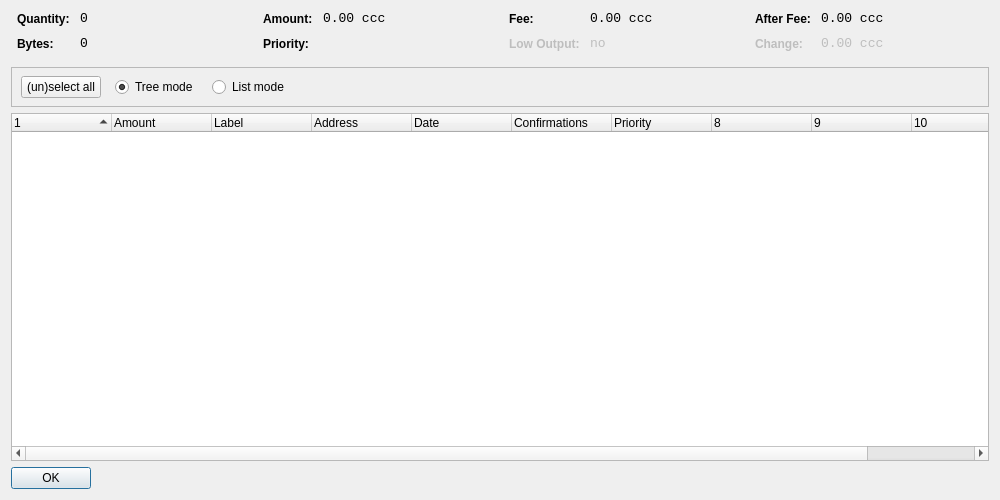
<?xml version="1.0" encoding="UTF-8"?>
<ui version="4.0">
 <class>CoinControlDialog</class>
 <widget class="QDialog" name="CoinControlDialog">
  <property name="geometry">
   <rect>
    <x>0</x>
    <y>0</y>
    <width>1000</width>
    <height>500</height>
   </rect>
  </property>
  <property name="windowTitle">
   <string>Coin Control</string>
  </property>
  <layout class="QVBoxLayout" name="verticalLayout">
   <item>
    <layout class="QHBoxLayout" name="horizontalLayoutTop" stretch="0,0,0,0">
     <property name="topMargin">
      <number>0</number>
     </property>
     <property name="bottomMargin">
      <number>10</number>
     </property>
     <item>
      <layout class="QFormLayout" name="formLayoutCoinControl1">
       <property name="horizontalSpacing">
        <number>10</number>
       </property>
       <property name="verticalSpacing">
        <number>10</number>
       </property>
       <property name="leftMargin">
        <number>6</number>
       </property>
       <property name="rightMargin">
        <number>6</number>
       </property>
       <item row="0" column="0">
        <widget class="QLabel" name="labelCoinControlQuantityText">
         <property name="styleSheet">
          <string notr="true">font-weight:bold;</string>
         </property>
         <property name="text">
          <string>Quantity:</string>
         </property>
        </widget>
       </item>
       <item row="0" column="1">
        <widget class="QLabel" name="labelCoinControlQuantity">
         <property name="font">
          <font>
           <family>Monospace</family>
           <pointsize>10</pointsize>
          </font>
         </property>
         <property name="cursor">
          <cursorShape>IBeamCursor</cursorShape>
         </property>
         <property name="contextMenuPolicy">
          <enum>Qt::ActionsContextMenu</enum>
         </property>
         <property name="text">
          <string>0</string>
         </property>
         <property name="textInteractionFlags">
          <set>Qt::LinksAccessibleByMouse|Qt::TextSelectableByKeyboard|Qt::TextSelectableByMouse</set>
         </property>
        </widget>
       </item>
       <item row="1" column="0">
        <widget class="QLabel" name="labelCoinControlBytesText">
         <property name="styleSheet">
          <string notr="true">font-weight:bold;</string>
         </property>
         <property name="text">
          <string>Bytes:</string>
         </property>
        </widget>
       </item>
       <item row="1" column="1">
        <widget class="QLabel" name="labelCoinControlBytes">
         <property name="font">
          <font>
           <family>Monospace</family>
           <pointsize>10</pointsize>
          </font>
         </property>
         <property name="cursor">
          <cursorShape>IBeamCursor</cursorShape>
         </property>
         <property name="contextMenuPolicy">
          <enum>Qt::ActionsContextMenu</enum>
         </property>
         <property name="text">
          <string>0</string>
         </property>
         <property name="textInteractionFlags">
          <set>Qt::LinksAccessibleByMouse|Qt::TextSelectableByKeyboard|Qt::TextSelectableByMouse</set>
         </property>
        </widget>
       </item>
      </layout>
     </item>
     <item>
      <layout class="QFormLayout" name="formLayoutCoinControl2">
       <property name="horizontalSpacing">
        <number>10</number>
       </property>
       <property name="verticalSpacing">
        <number>10</number>
       </property>
       <property name="leftMargin">
        <number>6</number>
       </property>
       <property name="rightMargin">
        <number>6</number>
       </property>
       <item row="0" column="0">
        <widget class="QLabel" name="labelCoinControlAmountText">
         <property name="styleSheet">
          <string notr="true">font-weight:bold;</string>
         </property>
         <property name="text">
          <string>Amount:</string>
         </property>
        </widget>
       </item>
       <item row="0" column="1">
        <widget class="QLabel" name="labelCoinControlAmount">
         <property name="font">
          <font>
           <family>Monospace</family>
           <pointsize>10</pointsize>
          </font>
         </property>
         <property name="cursor">
          <cursorShape>IBeamCursor</cursorShape>
         </property>
         <property name="contextMenuPolicy">
          <enum>Qt::ActionsContextMenu</enum>
         </property>
         <property name="text">
          <string>0.00 ccc</string>
         </property>
         <property name="textInteractionFlags">
          <set>Qt::LinksAccessibleByMouse|Qt::TextSelectableByKeyboard|Qt::TextSelectableByMouse</set>
         </property>
        </widget>
       </item>
       <item row="1" column="0">
        <widget class="QLabel" name="labelCoinControlPriorityText">
         <property name="styleSheet">
          <string notr="true">font-weight:bold;</string>
         </property>
         <property name="text">
          <string>Priority:</string>
         </property>
        </widget>
       </item>
       <item row="1" column="1">
        <widget class="QLabel" name="labelCoinControlPriority">
         <property name="font">
          <font>
           <family>Monospace</family>
           <pointsize>10</pointsize>
          </font>
         </property>
         <property name="cursor">
          <cursorShape>IBeamCursor</cursorShape>
         </property>
         <property name="contextMenuPolicy">
          <enum>Qt::ActionsContextMenu</enum>
         </property>
         <property name="text">
          <string/>
         </property>
         <property name="textInteractionFlags">
          <set>Qt::LinksAccessibleByMouse|Qt::TextSelectableByKeyboard|Qt::TextSelectableByMouse</set>
         </property>
        </widget>
       </item>
      </layout>
     </item>
     <item>
      <layout class="QFormLayout" name="formLayoutCoinControl3">
       <property name="horizontalSpacing">
        <number>10</number>
       </property>
       <property name="verticalSpacing">
        <number>10</number>
       </property>
       <property name="leftMargin">
        <number>6</number>
       </property>
       <property name="rightMargin">
        <number>6</number>
       </property>
       <item row="0" column="0">
        <widget class="QLabel" name="labelCoinControlFeeText">
         <property name="styleSheet">
          <string notr="true">font-weight:bold;</string>
         </property>
         <property name="text">
          <string>Fee:</string>
         </property>
        </widget>
       </item>
       <item row="0" column="1">
        <widget class="QLabel" name="labelCoinControlFee">
         <property name="font">
          <font>
           <family>Monospace</family>
           <pointsize>10</pointsize>
          </font>
         </property>
         <property name="cursor">
          <cursorShape>IBeamCursor</cursorShape>
         </property>
         <property name="contextMenuPolicy">
          <enum>Qt::ActionsContextMenu</enum>
         </property>
         <property name="text">
          <string>0.00 ccc</string>
         </property>
         <property name="textInteractionFlags">
          <set>Qt::LinksAccessibleByMouse|Qt::TextSelectableByKeyboard|Qt::TextSelectableByMouse</set>
         </property>
        </widget>
       </item>
       <item row="1" column="0">
        <widget class="QLabel" name="labelCoinControlLowOutputText">
         <property name="enabled">
          <bool>false</bool>
         </property>
         <property name="styleSheet">
          <string notr="true">font-weight:bold;</string>
         </property>
         <property name="text">
          <string>Low Output:</string>
         </property>
        </widget>
       </item>
       <item row="1" column="1">
        <widget class="QLabel" name="labelCoinControlLowOutput">
         <property name="enabled">
          <bool>false</bool>
         </property>
         <property name="font">
          <font>
           <family>Monospace</family>
           <pointsize>10</pointsize>
          </font>
         </property>
         <property name="cursor">
          <cursorShape>IBeamCursor</cursorShape>
         </property>
         <property name="contextMenuPolicy">
          <enum>Qt::ActionsContextMenu</enum>
         </property>
         <property name="text">
          <string>no</string>
         </property>
         <property name="textInteractionFlags">
          <set>Qt::LinksAccessibleByMouse|Qt::TextSelectableByKeyboard|Qt::TextSelectableByMouse</set>
         </property>
        </widget>
       </item>
      </layout>
     </item>
     <item>
      <layout class="QFormLayout" name="formLayoutCoinControl4">
       <property name="horizontalSpacing">
        <number>10</number>
       </property>
       <property name="verticalSpacing">
        <number>10</number>
       </property>
       <property name="leftMargin">
        <number>6</number>
       </property>
       <property name="rightMargin">
        <number>6</number>
       </property>
       <item row="0" column="0">
        <widget class="QLabel" name="labelCoinControlAfterFeeText">
         <property name="styleSheet">
          <string notr="true">font-weight:bold;</string>
         </property>
         <property name="text">
          <string>After Fee:</string>
         </property>
        </widget>
       </item>
       <item row="0" column="1">
        <widget class="QLabel" name="labelCoinControlAfterFee">
         <property name="font">
          <font>
           <family>Monospace</family>
           <pointsize>10</pointsize>
          </font>
         </property>
         <property name="cursor">
          <cursorShape>IBeamCursor</cursorShape>
         </property>
         <property name="contextMenuPolicy">
          <enum>Qt::ActionsContextMenu</enum>
         </property>
         <property name="text">
          <string>0.00 ccc</string>
         </property>
         <property name="textInteractionFlags">
          <set>Qt::LinksAccessibleByMouse|Qt::TextSelectableByKeyboard|Qt::TextSelectableByMouse</set>
         </property>
        </widget>
       </item>
       <item row="1" column="0">
        <widget class="QLabel" name="labelCoinControlChangeText">
         <property name="enabled">
          <bool>false</bool>
         </property>
         <property name="styleSheet">
          <string notr="true">font-weight:bold;</string>
         </property>
         <property name="text">
          <string>Change:</string>
         </property>
        </widget>
       </item>
       <item row="1" column="1">
        <widget class="QLabel" name="labelCoinControlChange">
         <property name="enabled">
          <bool>false</bool>
         </property>
         <property name="font">
          <font>
           <family>Monospace</family>
           <pointsize>10</pointsize>
          </font>
         </property>
         <property name="cursor">
          <cursorShape>IBeamCursor</cursorShape>
         </property>
         <property name="contextMenuPolicy">
          <enum>Qt::ActionsContextMenu</enum>
         </property>
         <property name="text">
          <string>0.00 ccc</string>
         </property>
         <property name="textInteractionFlags">
          <set>Qt::LinksAccessibleByMouse|Qt::TextSelectableByKeyboard|Qt::TextSelectableByMouse</set>
         </property>
        </widget>
       </item>
      </layout>
     </item>
    </layout>
   </item>
   <item>
    <widget class="QFrame" name="frame">
     <property name="minimumSize">
      <size>
       <width>0</width>
       <height>40</height>
      </size>
     </property>
     <property name="frameShape">
      <enum>QFrame::StyledPanel</enum>
     </property>
     <property name="frameShadow">
      <enum>QFrame::Sunken</enum>
     </property>
     <widget class="QWidget" name="horizontalLayoutWidget">
      <property name="geometry">
       <rect>
        <x>10</x>
        <y>0</y>
        <width>781</width>
        <height>41</height>
       </rect>
      </property>
      <layout class="QHBoxLayout" name="horizontalLayoutPanel" stretch="0,0,0,0,0">
       <property name="spacing">
        <number>14</number>
       </property>
       <item>
        <widget class="QPushButton" name="pushButtonSelectAll">
         <property name="sizePolicy">
          <sizepolicy hsizetype="Maximum" vsizetype="Fixed">
           <horstretch>0</horstretch>
           <verstretch>0</verstretch>
          </sizepolicy>
         </property>
         <property name="text">
          <string>(un)select all</string>
         </property>
        </widget>
       </item>
       <item>
        <widget class="QRadioButton" name="radioTreeMode">
         <property name="sizePolicy">
          <sizepolicy hsizetype="Maximum" vsizetype="Fixed">
           <horstretch>0</horstretch>
           <verstretch>0</verstretch>
          </sizepolicy>
         </property>
         <property name="text">
          <string>Tree mode</string>
         </property>
         <property name="checked">
          <bool>true</bool>
         </property>
        </widget>
       </item>
       <item>
        <widget class="QRadioButton" name="radioListMode">
         <property name="sizePolicy">
          <sizepolicy hsizetype="Maximum" vsizetype="Fixed">
           <horstretch>0</horstretch>
           <verstretch>0</verstretch>
          </sizepolicy>
         </property>
         <property name="text">
          <string>List mode</string>
         </property>
        </widget>
       </item>
       <item>
        <spacer name="horizontalSpacer">
         <property name="orientation">
          <enum>Qt::Horizontal</enum>
         </property>
         <property name="sizeHint" stdset="0">
          <size>
           <width>40</width>
           <height>20</height>
          </size>
         </property>
        </spacer>
       </item>
      </layout>
     </widget>
    </widget>
   </item>
   <item>
    <widget class="CoinControlTreeWidget" name="treeWidget">
     <property name="contextMenuPolicy">
      <enum>Qt::CustomContextMenu</enum>
     </property>
     <property name="sortingEnabled">
      <bool>false</bool>
     </property>
     <property name="columnCount">
      <number>11</number>
     </property>
     <attribute name="headerShowSortIndicator" stdset="0">
      <bool>true</bool>
     </attribute>
     <attribute name="headerStretchLastSection">
      <bool>false</bool>
     </attribute>
     <column>
      <property name="text">
       <string/>
      </property>
     </column>
     <column>
      <property name="text">
       <string>Amount</string>
      </property>
     </column>
     <column>
      <property name="text">
       <string>Label</string>
      </property>
     </column>
     <column>
      <property name="text">
       <string>Address</string>
      </property>
     </column>
     <column>
      <property name="text">
       <string>Date</string>
      </property>
     </column>
     <column>
      <property name="text">
       <string>Confirmations</string>
      </property>
      <property name="toolTip">
       <string>Confirmed</string>
      </property>
     </column>
     <column>
      <property name="text">
       <string>Priority</string>
      </property>
     </column>
     <column>
      <property name="text">
       <string/>
      </property>
     </column>
     <column>
      <property name="text">
       <string/>
      </property>
     </column>
     <column>
      <property name="text">
       <string/>
      </property>
     </column>
     <column>
      <property name="text">
       <string/>
      </property>
     </column>
    </widget>
   </item>
   <item>
    <widget class="QDialogButtonBox" name="buttonBox">
     <property name="sizePolicy">
      <sizepolicy hsizetype="Maximum" vsizetype="Fixed">
       <horstretch>0</horstretch>
       <verstretch>0</verstretch>
      </sizepolicy>
     </property>
     <property name="orientation">
      <enum>Qt::Horizontal</enum>
     </property>
     <property name="standardButtons">
      <set>QDialogButtonBox::Ok</set>
     </property>
    </widget>
   </item>
  </layout>
 </widget>
 <customwidgets>
  <customwidget>
   <class>CoinControlTreeWidget</class>
   <extends>QTreeWidget</extends>
   <header>coincontroltreewidget.h</header>
  </customwidget>
 </customwidgets>
 <resources/>
 <connections/>
</ui>
